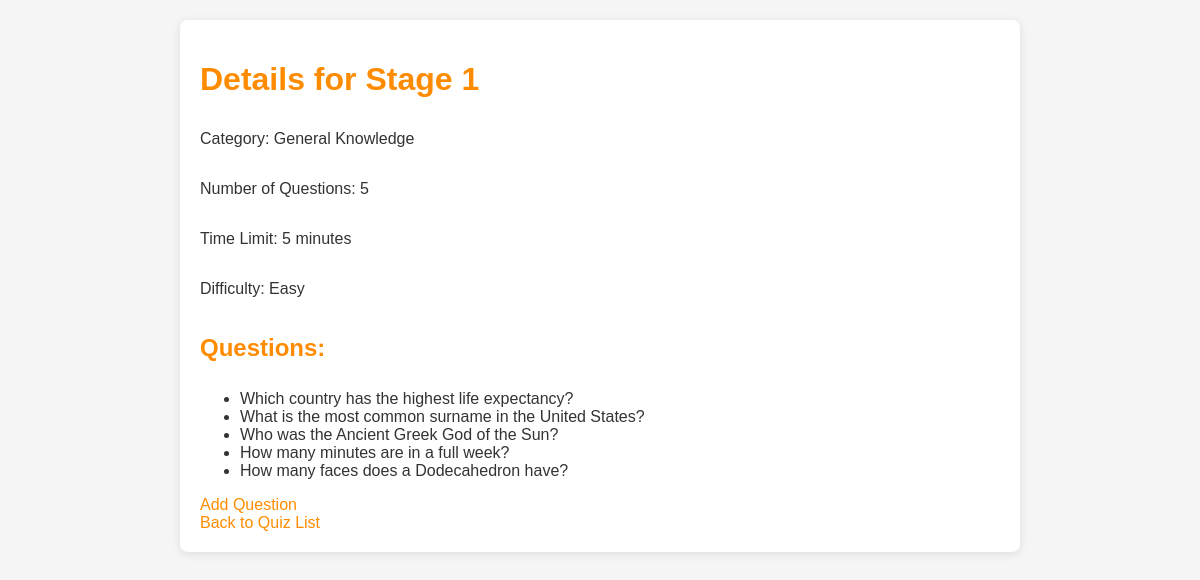
/quizzes/1/detail/ (signed in), run on an earlier commit of the app's database.
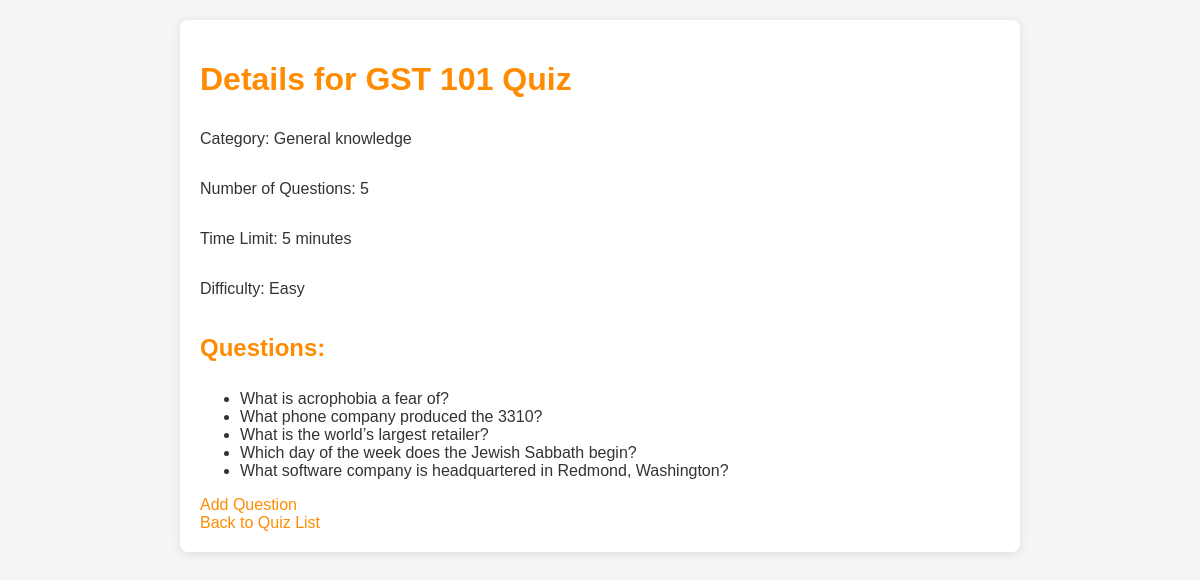
And on a later commit of the database.
### QuizApp/models.py (models this page shows, shortened)
class Quiz(models.Model):
    name = models.CharField(max_length=200, default='New Quiz')
    category = models.ForeignKey(Category, on_delete=models.CASCADE)
    topic = models.CharField(max_length=255, default='General')
    number_of_questions = models.IntegerField(default=10)
    time = models.IntegerField(help_text="Duration of the quiz in minutes", default=30)
    required_score_to_pass = models.IntegerField(help_text="Required score in percentage", default=50)
    difficulty = models.CharField(max_length=6, choices=DIFF_CHOICES, default='easy')

class Category(models.Model):
    name = models.CharField(max_length=100)
    description = models.TextField(blank=True)

class Question(models.Model):
    category = models.ForeignKey(Category, on_delete=models.CASCADE)
    quiz = models.ForeignKey(Quiz, related_name='questions', on_delete=models.SET_NULL, null=True)
    text = models.CharField(max_length=255)
    option1 = models.CharField(max_length=255, default='Option 1')
    option2 = models.CharField(max_length=255, default='Option 2')
    option3 = models.CharField(max_length=255, default='Option 3')
    option4 = models.CharField(max_length=255, default='Option 4')
    correct_option = models.IntegerField(choices=[(1, 'Option 1'), (2, 'Option 2'), (3, 'Option 3'), (4, 'Option 4')], default=1)

### QuizApp/views.py (the view)
# urls.py: path('quizzes/<int:quiz_id>/detail/', views.quiz_detail_view, name='quiz_detail'),  # Quiz details
@login_required
def quiz_detail_view(request, quiz_id):
    quiz = get_object_or_404(Quiz, id=quiz_id)
    questions = Question.objects.filter(quiz=quiz)
    return render(request, 'quiz/quiz_detail.html', {'quiz': quiz, 'questions': questions})

### QuizApp/templates/quiz/quiz_detail.html (shortened to what this page needs)
{% load static %}
<!DOCTYPE html>
<html lang="en">
<head>
    <link rel="stylesheet" type="text/css" href="{% static 'styles/styles.css' %}">
</head>
<body>
    <div class="quiz-detail-container">
        <h1>Details for {{ quiz.name }}</h1>
        <p>Category: {{ quiz.category.name }}</p>
        <p>Number of Questions: {{ quiz.number_of_questions }}</p>
        <p>Time Limit: {{ quiz.time }} minutes</p>
        <p>Difficulty: {{ quiz.difficulty|title }}</p>
        <h2>Questions:</h2>
        <ul>
            {% for question in questions %}
                <li>{{ question.text }}</li>
            {% empty %}
                <li>No questions available for this quiz.</li>
            {% endfor %}
        </ul>
        <a href="{% url 'add_question' quiz.id %}">Add Question</a>
        <a href="{% url 'quiz_list' %}">Back to Quiz List</a>
    </div>
</body>
</html>

### static/styles/styles.css (style rules this page uses)
body { font-family: Arial, sans-serif; background-color: #f5f5f5; color: #333; margin: 0; padding: 0; }
h1, h2, h3, h4 { color: #ff8c00; margin-bottom: 0.5em; }
a { color: #ff8c00; text-decoration: none; }
.quiz-container, .result-container, .quiz-list-container, .quiz-detail-container, .add-quiz-container, .add-question-container { max-width: 800px; margin: 20px auto; padding: 20px; background-color: #ffffff; border-radius: 8px; box-shadow: 0 2px 10px rgba(0, 0, 0, 0.1); display: flex; flex-direction: column; animation: fadeIn 0.5s; }

What changed in the data, as far as the page shows it:
removed Question: text "What is the most common surname in the United States?"
removed Question: text "Who was the Ancient Greek God of the Sun?"
removed Question: text "How many minutes are in a full week?"
changed Quiz "Easy": name "Stage 1" → "GST 101 Quiz"; category.name "General Knowledge" → "General knowledge"
changed Question: text "Which country has the highest life expectancy?" → "What is acrophobia a fear of?"
added Question: text "What phone company produced the 3310?"
added Question: text "What is the world’s largest retailer?"
added Question: text "Which day of the week does the Jewish Sabbath begin?"
changed Question: text "How many faces does a Dodecahedron have?" → "What software company is headquartered in Redmond, Washington?"
